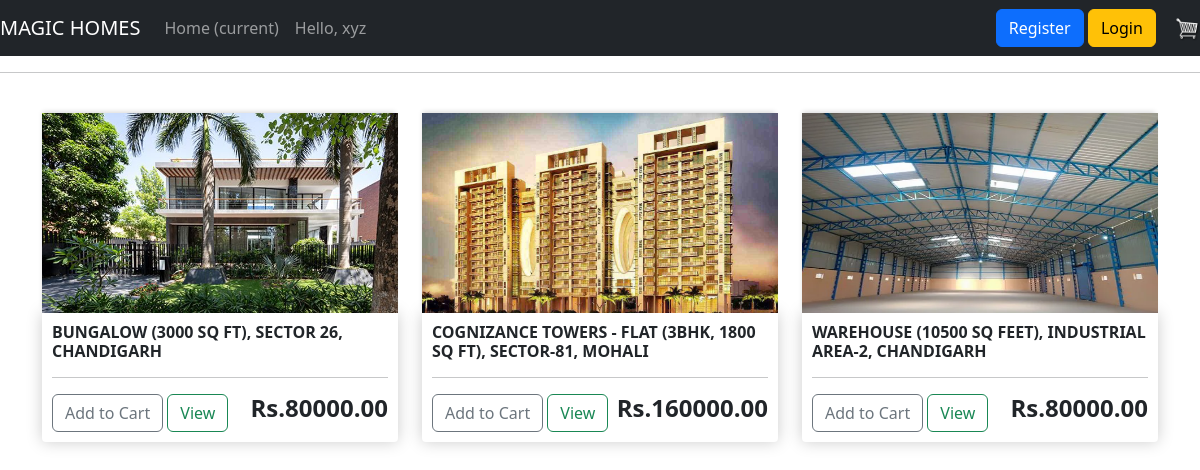
/store/ (signed in), run on the app's committed database.
### store/models.py (models this page shows, shortened)
class Product(models.Model):
    name=models.CharField(max_length=200)
    price=models.FloatField()
    image=models.ImageField(null=True, blank=True)

### store/views.py (the view)
# urls.py: path("store/", include("store.urls")),
def store(request):
    products=Product.objects.all()
    context={'products': products}
    return render(request, "store/store.html", context)

### store/templates/store/store.html
{% extends 'store/main.html' %}
{% load static %}
{% block content %}
    <div class="row">
        {% for product in products %}
        <div class="col-lg-4">
            <img class="thumbnail" alt="This is a Product image" src="{{product.image.url}}">
            <div class="box-element product">
                <h6><strong>{{product.name}}</strong></h6>
                <hr>
                <button data-product={{product.id}} data-action="add" class="btn btn-outline-secondary add-btn update-cart">Add to Cart</button>
		        <a class="btn btn-outline-success" href="#">View</a>
		        <h4 style="display: inline-block; float: right"><strong>Rs.{{product.price|floatformat:2}}</strong></h4>
            </div>
        </div>
        {% endfor %}
    </div>
{% endblock content %}

### store/templates/store/main.html (shortened to what this page needs)
<!DOCTYPE html>
{% load static %}
<html>
    <head>
        <link rel="stylesheet" type="text/css" href="{% static 'css/main.css' %}">
        <link href="https://cdn.jsdelivr.net/npm/bootstrap@5.3.3/dist/css/bootstrap.min.css" rel="stylesheet">
    </head>
    <body>
        <nav class="navbar navbar-expand-lg navbar-dark bg-dark">
            <a class="navbar-brand" href="{% url 'store' %}">MAGIC HOMES</a>
            <div class="collapse navbar-collapse" id="navbarSupportedContent">
              <ul class="navbar-nav mr-auto">
                <li class="nav-item active">
                  <a class="nav-link" href="{% url 'store' %}">Home <span class="sr-only">(current)</span></a>
                </li>
                <a class="nav-link" href="#">Hello, {{user}}</a>
            </div>
            <div class="form-inline-my-2-my-lg-0">
                <a href="{% url 'register' %}" class="btn btn-primary">Register</a>
                <a href="{% url 'login' %}" class="btn btn-warning">Login</a>
                <a href="{% url 'cart' %}">
                    <img id="cart-icon" src="{% static 'images/cart.png' %}" alt="">
                </a>
            </div>
          </nav>
        <hr>
        <div class="container">
            <br>
            {% block content %}
            {% endblock content %}
        </div>
    </body>
</html>

### static/css/main.css (style rules this page uses)
body { background-color: hsl(0, 0%, 98%); }
h1,h2,h3,h4,h5,h6 { color:hsl(0, 0%, 30%); }
.box-element { box-shadow:hsl(0, 0%, 80%) 0 0 16px; background-color: #fff; border-radius: 4px; padding: 10px; }
.thumbnail { width: 100%; height: 200px; -webkit-box-shadow: -1px -3px 5px -2px rgba(214,214,214,1); -moz-box-shadow: -1px -3px 5px -2px rgba(214,214,214,1); box-shadow: -1px -3px 5px -2px rgba(214,214,214,1); }
.product { border-radius: 0 0 4px 4px; }
.bg-dark { background-color: #4f868c!important; }
#cart-icon { width:25px; display: inline-block; margin-left: 15px; }
.col-lg-4, .col-lg-6, .col-lg-8, .col-lg-12 { margin-top: 10px; }
.btn { border-radius: 0; }
.btn { font-size: 18px; }

### data on the page
Product: image (picture), name "BUNGALOW (3000 SQ FT), SECTOR 26, CHANDIGARH", price "80000.00"
Product: image (picture), name "COGNIZANCE TOWERS - FLAT (3BHK, 1800 SQ FT), SECTOR-81, MOHALI", price "160000.00"
Product: image (picture), name "WAREHOUSE (10500 SQ FEET), INDUSTRIAL AREA-2, CHANDIGARH", price "80000.00"

### other printed values
{{ user }} "xyz"
